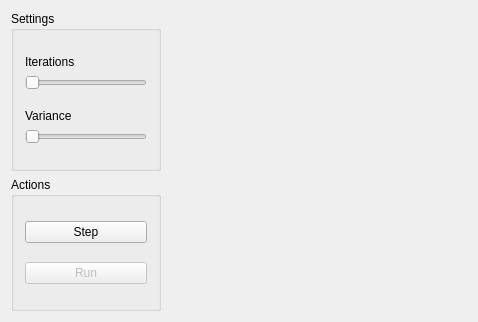
<?xml version="1.0" encoding="UTF-8"?>
<ui version="4.0">
 <class>MainWindow</class>
 <widget class="QMainWindow" name="MainWindow">
  <property name="geometry">
   <rect>
    <x>0</x>
    <y>0</y>
    <width>474</width>
    <height>321</height>
   </rect>
  </property>
  <property name="windowTitle">
   <string>Horizon</string>
  </property>
  <widget class="QWidget" name="centralWidget">
   <layout class="QGridLayout" name="gridLayout">
    <item row="0" column="0">
     <widget class="QGroupBox" name="groupBox_Settings">
      <property name="sizePolicy">
       <sizepolicy hsizetype="Fixed" vsizetype="Preferred">
        <horstretch>1</horstretch>
        <verstretch>0</verstretch>
       </sizepolicy>
      </property>
      <property name="minimumSize">
       <size>
        <width>150</width>
        <height>0</height>
       </size>
      </property>
      <property name="title">
       <string>Settings</string>
      </property>
      <layout class="QVBoxLayout" name="verticalLayout_2">
       <item>
        <spacer name="verticalSpacer_6">
         <property name="orientation">
          <enum>Qt::Vertical</enum>
         </property>
         <property name="sizeHint" stdset="0">
          <size>
           <width>20</width>
           <height>40</height>
          </size>
         </property>
        </spacer>
       </item>
       <item>
        <widget class="QLabel" name="label_Iterations">
         <property name="text">
          <string>Iterations</string>
         </property>
        </widget>
       </item>
       <item>
        <widget class="QSlider" name="horizontalSlider_Iterations">
         <property name="enabled">
          <bool>false</bool>
         </property>
         <property name="orientation">
          <enum>Qt::Horizontal</enum>
         </property>
        </widget>
       </item>
       <item>
        <spacer name="verticalSpacer_5">
         <property name="orientation">
          <enum>Qt::Vertical</enum>
         </property>
         <property name="sizeHint" stdset="0">
          <size>
           <width>20</width>
           <height>40</height>
          </size>
         </property>
        </spacer>
       </item>
       <item>
        <widget class="QLabel" name="label_Variance">
         <property name="text">
          <string>Variance</string>
         </property>
        </widget>
       </item>
       <item>
        <widget class="QSlider" name="horizontalSlider_Variance">
         <property name="enabled">
          <bool>false</bool>
         </property>
         <property name="orientation">
          <enum>Qt::Horizontal</enum>
         </property>
        </widget>
       </item>
       <item>
        <spacer name="verticalSpacer_4">
         <property name="orientation">
          <enum>Qt::Vertical</enum>
         </property>
         <property name="sizeHint" stdset="0">
          <size>
           <width>20</width>
           <height>40</height>
          </size>
         </property>
        </spacer>
       </item>
      </layout>
     </widget>
    </item>
    <item row="0" column="1" rowspan="2">
     <widget class="QWidget" name="widget" native="true">
      <property name="sizePolicy">
       <sizepolicy hsizetype="Preferred" vsizetype="Preferred">
        <horstretch>2</horstretch>
        <verstretch>0</verstretch>
       </sizepolicy>
      </property>
      <property name="minimumSize">
       <size>
        <width>300</width>
        <height>300</height>
       </size>
      </property>
     </widget>
    </item>
    <item row="1" column="0">
     <widget class="QGroupBox" name="groupBox_Actions">
      <property name="sizePolicy">
       <sizepolicy hsizetype="Fixed" vsizetype="Preferred">
        <horstretch>1</horstretch>
        <verstretch>0</verstretch>
       </sizepolicy>
      </property>
      <property name="minimumSize">
       <size>
        <width>150</width>
        <height>0</height>
       </size>
      </property>
      <property name="title">
       <string>Actions</string>
      </property>
      <layout class="QVBoxLayout" name="verticalLayout">
       <item>
        <spacer name="verticalSpacer_3">
         <property name="orientation">
          <enum>Qt::Vertical</enum>
         </property>
         <property name="sizeHint" stdset="0">
          <size>
           <width>20</width>
           <height>40</height>
          </size>
         </property>
        </spacer>
       </item>
       <item>
        <widget class="QPushButton" name="pushButton_Step">
         <property name="text">
          <string>Step</string>
         </property>
        </widget>
       </item>
       <item>
        <spacer name="verticalSpacer_2">
         <property name="orientation">
          <enum>Qt::Vertical</enum>
         </property>
         <property name="sizeHint" stdset="0">
          <size>
           <width>20</width>
           <height>40</height>
          </size>
         </property>
        </spacer>
       </item>
       <item>
        <widget class="QPushButton" name="pushButton_Run">
         <property name="enabled">
          <bool>false</bool>
         </property>
         <property name="text">
          <string>Run</string>
         </property>
        </widget>
       </item>
       <item>
        <spacer name="verticalSpacer">
         <property name="orientation">
          <enum>Qt::Vertical</enum>
         </property>
         <property name="sizeHint" stdset="0">
          <size>
           <width>20</width>
           <height>40</height>
          </size>
         </property>
        </spacer>
       </item>
      </layout>
     </widget>
    </item>
   </layout>
  </widget>
 </widget>
 <layoutdefault spacing="6" margin="11"/>
 <resources/>
 <connections/>
</ui>
